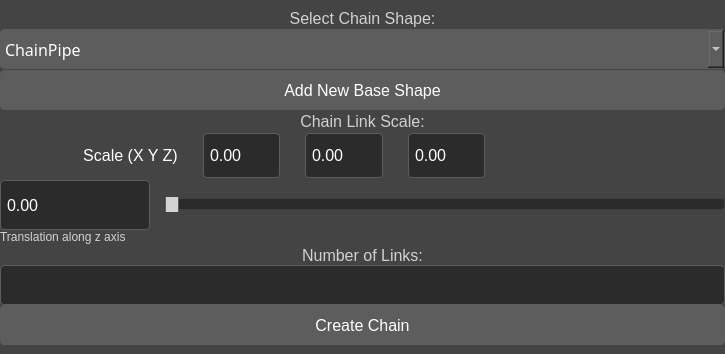
<?xml version="1.0" encoding="UTF-8"?>
<ui version="4.0">
 <class>MainWindow</class>
 <widget class="QMainWindow" name="MainWindow">
  <property name="geometry">
   <rect>
    <x>0</x>
    <y>0</y>
    <width>725</width>
    <height>345</height>
   </rect>
  </property>
  <property name="windowTitle">
   <string>MainWindow</string>
  </property>
  <widget class="QWidget" name="centralwidget">
   <property name="styleSheet">
    <string notr="true">/* Main Window Styling */
QWidget {
    background-color: #444444;
    color: #ffffff;

}

/* Label Styling */
QLabel {
    background: transparent;
    color: #d3d3d3;
font-family: Arial, sans-serif;
    font-size: 12px;

}

/* ComboBox Styling */
QComboBox {
    background-color: #5D5D5D;
    color: #ffffff;
    border: 1px solid #5c5c5c;
    border-radius: 4px;
    padding: 2px 4px;

}
QComboBox QAbstractItemView {
    background-color: #3c3f41;
    selection-background-color: #4a90e2;
    selection-color: #ffffff;
    border: 1px solid #5c5c5c;
}

/* Button Styling */
QPushButton {
    background-color: #3c3f41;
    color: #ffffff;
    border: 1px solid #5c5c5c;
    border-radius: 4px;
    padding: 4px 8px;
}
QPushButton:hover {
    background-color: #4a4a4a;
}
QPushButton:pressed {
    background-color: #5a5a5a;
}

/* Line Edit Styling */
QLineEdit {
    background-color: #2B2B2B;
    color: #ffffff;
    border: 1px solid #5c5c5c;
    border-radius: 4px;
    padding: 2px 4px;
}



QDoubleSpinBox {
    background-color: #2B2B2B;
    color: #ffffff;
    border: 1px solid #5c5c5c;
    border-radius: 4px;
    padding: 2px 4px;
}

/* Hide the up and down buttons */
QDoubleSpinBox::up-button, QDoubleSpinBox::down-button {
    width: 0;
    height: 0;
    border: none;
}</string>
   </property>
   <layout class="QGridLayout" name="gridLayout_5">
    <property name="leftMargin">
     <number>0</number>
    </property>
    <property name="rightMargin">
     <number>0</number>
    </property>
    <property name="verticalSpacing">
     <number>2</number>
    </property>
    <item row="0" column="0">
     <layout class="QGridLayout" name="gridLayout">
      <property name="verticalSpacing">
       <number>1</number>
      </property>
      <item row="1" column="0">
       <widget class="QComboBox" name="cmbChainShape">
        <property name="minimumSize">
         <size>
          <width>0</width>
          <height>40</height>
         </size>
        </property>
        <property name="maximumSize">
         <size>
          <width>16777215</width>
          <height>40</height>
         </size>
        </property>
        <property name="font">
         <font>
          <family>Arial,sans-serif</family>
          <pointsize>12</pointsize>
         </font>
        </property>
        <item>
         <property name="text">
          <string>ChainPipe</string>
         </property>
        </item>
       </widget>
      </item>
      <item row="2" column="0">
       <widget class="QPushButton" name="btnAddNewBaseShape">
        <property name="minimumSize">
         <size>
          <width>0</width>
          <height>40</height>
         </size>
        </property>
        <property name="font">
         <font>
          <family>Arial</family>
          <pointsize>12</pointsize>
         </font>
        </property>
        <property name="styleSheet">
         <string notr="true">    background-color: #5D5D5D;</string>
        </property>
        <property name="text">
         <string>Add New Base Shape</string>
        </property>
       </widget>
      </item>
      <item row="0" column="0">
       <widget class="QLabel" name="label_92">
        <property name="font">
         <font>
          <family>Arial,sans-serif</family>
          <pointsize>-1</pointsize>
         </font>
        </property>
        <property name="styleSheet">
         <string notr="true">color: rgb(199, 199, 199);</string>
        </property>
        <property name="text">
         <string>&lt;html&gt;&lt;head/&gt;&lt;body&gt;&lt;p&gt;&lt;span style=&quot; font-size:12pt; color:#d1d1d1;&quot;&gt;Select Chain Shape:&lt;/span&gt;&lt;/p&gt;&lt;/body&gt;&lt;/html&gt;</string>
        </property>
        <property name="alignment">
         <set>Qt::AlignCenter</set>
        </property>
       </widget>
      </item>
     </layout>
    </item>
    <item row="1" column="0">
     <widget class="QLabel" name="label_94">
      <property name="text">
       <string>&lt;html&gt;&lt;head/&gt;&lt;body&gt;&lt;p&gt;&lt;span style=&quot; font-size:12pt; color:#d1d1d1;&quot;&gt;Chain Link Scale:&lt;/span&gt;&lt;/p&gt;&lt;/body&gt;&lt;/html&gt;</string>
      </property>
      <property name="alignment">
       <set>Qt::AlignCenter</set>
      </property>
     </widget>
    </item>
    <item row="2" column="0">
     <layout class="QGridLayout" name="gridLayout_2">
      <property name="leftMargin">
       <number>83</number>
      </property>
      <property name="rightMargin">
       <number>240</number>
      </property>
      <property name="horizontalSpacing">
       <number>25</number>
      </property>
      <item row="0" column="0">
       <widget class="QLabel" name="label_95">
        <property name="text">
         <string>&lt;html&gt;&lt;head/&gt;&lt;body&gt;&lt;p&gt;&lt;span style=&quot; font-size:12pt; color:#ffffff;&quot;&gt;Scale (X Y Z)&lt;/span&gt;&lt;/p&gt;&lt;/body&gt;&lt;/html&gt;</string>
        </property>
        <property name="alignment">
         <set>Qt::AlignCenter</set>
        </property>
       </widget>
      </item>
      <item row="0" column="1">
       <widget class="QDoubleSpinBox" name="scaleX">
        <property name="minimumSize">
         <size>
          <width>0</width>
          <height>45</height>
         </size>
        </property>
        <property name="font">
         <font>
          <family>Arial</family>
          <pointsize>12</pointsize>
         </font>
        </property>
       </widget>
      </item>
      <item row="0" column="2">
       <widget class="QDoubleSpinBox" name="ScaleY">
        <property name="minimumSize">
         <size>
          <width>0</width>
          <height>45</height>
         </size>
        </property>
        <property name="font">
         <font>
          <family>Arial</family>
          <pointsize>12</pointsize>
         </font>
        </property>
       </widget>
      </item>
      <item row="0" column="3">
       <widget class="QDoubleSpinBox" name="ScaleZ">
        <property name="minimumSize">
         <size>
          <width>50</width>
          <height>45</height>
         </size>
        </property>
        <property name="font">
         <font>
          <family>Arial</family>
          <pointsize>12</pointsize>
         </font>
        </property>
       </widget>
      </item>
     </layout>
    </item>
    <item row="3" column="0">
     <layout class="QGridLayout" name="gridLayout_3">
      <property name="horizontalSpacing">
       <number>14</number>
      </property>
      <item row="0" column="1">
       <widget class="QSlider" name="horizontalSlider">
        <property name="minimumSize">
         <size>
          <width>0</width>
          <height>0</height>
         </size>
        </property>
        <property name="styleSheet">
         <string notr="true">QSlider {
    background: transparent;
}

QSlider::groove:horizontal {
    height: 10px;
    background: #2B2B2B;
    border: 1px solid #3c3f41;
    border-radius: 3px;
}

QSlider::handle:horizontal {
    width: 12px;
    height: 20px; /* Height greater than groove */
    background: #d3d3d3;
    border: 1px solid #5c5c5c;
    border-radius: 8px; /* Rounded handle */
    margin: -9px 0; /* Centers the handle vertically over the groove */
}

QSlider::sub-page:horizontal {

}
</string>
        </property>
        <property name="orientation">
         <enum>Qt::Horizontal</enum>
        </property>
       </widget>
      </item>
      <item row="0" column="0">
       <widget class="QDoubleSpinBox" name="doubleSpinBox_4">
        <property name="minimumSize">
         <size>
          <width>150</width>
          <height>50</height>
         </size>
        </property>
        <property name="font">
         <font>
          <family>Arial</family>
          <pointsize>12</pointsize>
         </font>
        </property>
       </widget>
      </item>
      <item row="1" column="0">
       <widget class="QLabel" name="label">
        <property name="text">
         <string>Translation along z axis</string>
        </property>
       </widget>
      </item>
     </layout>
    </item>
    <item row="4" column="0">
     <layout class="QGridLayout" name="gridLayout_4">
      <property name="verticalSpacing">
       <number>0</number>
      </property>
      <item row="0" column="0">
       <widget class="QLabel" name="label_96">
        <property name="text">
         <string>&lt;html&gt;&lt;head/&gt;&lt;body&gt;&lt;p&gt;&lt;span style=&quot; font-size:12pt; color:#d1d1d1;&quot;&gt;Number of Links:&lt;/span&gt;&lt;/p&gt;&lt;/body&gt;&lt;/html&gt;</string>
        </property>
        <property name="alignment">
         <set>Qt::AlignCenter</set>
        </property>
       </widget>
      </item>
      <item row="1" column="0">
       <widget class="QLineEdit" name="txtNumberOfLinks">
        <property name="minimumSize">
         <size>
          <width>0</width>
          <height>40</height>
         </size>
        </property>
        <property name="font">
         <font>
          <family>Arial</family>
          <pointsize>12</pointsize>
         </font>
        </property>
       </widget>
      </item>
      <item row="2" column="0">
       <widget class="QPushButton" name="btnCreateChain">
        <property name="minimumSize">
         <size>
          <width>0</width>
          <height>40</height>
         </size>
        </property>
        <property name="font">
         <font>
          <family>Arial</family>
          <pointsize>12</pointsize>
         </font>
        </property>
        <property name="styleSheet">
         <string notr="true">    background-color: #5D5D5D;</string>
        </property>
        <property name="text">
         <string>Create Chain</string>
        </property>
       </widget>
      </item>
     </layout>
    </item>
   </layout>
  </widget>
 </widget>
 <resources/>
 <connections/>
</ui>
